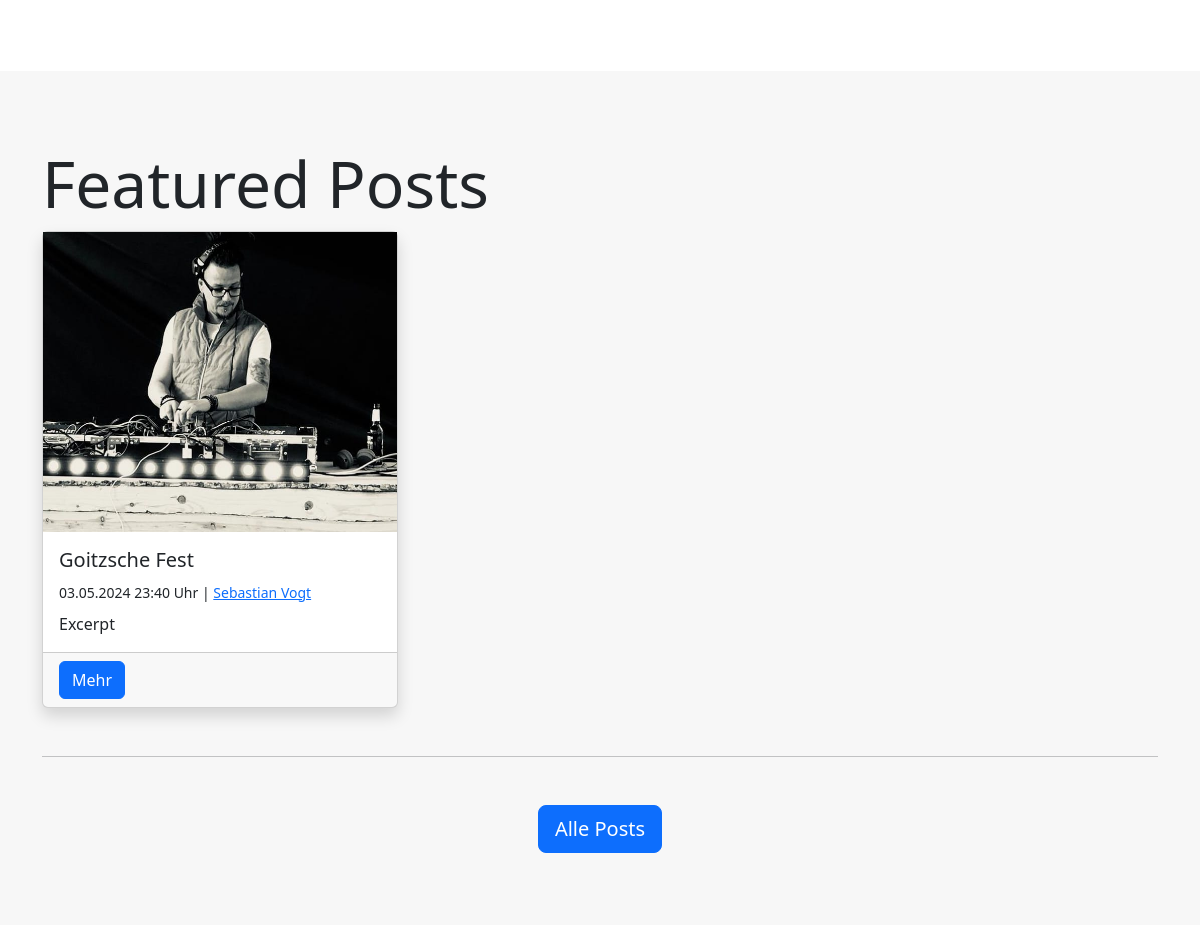
The app's page / (middle part), older data.
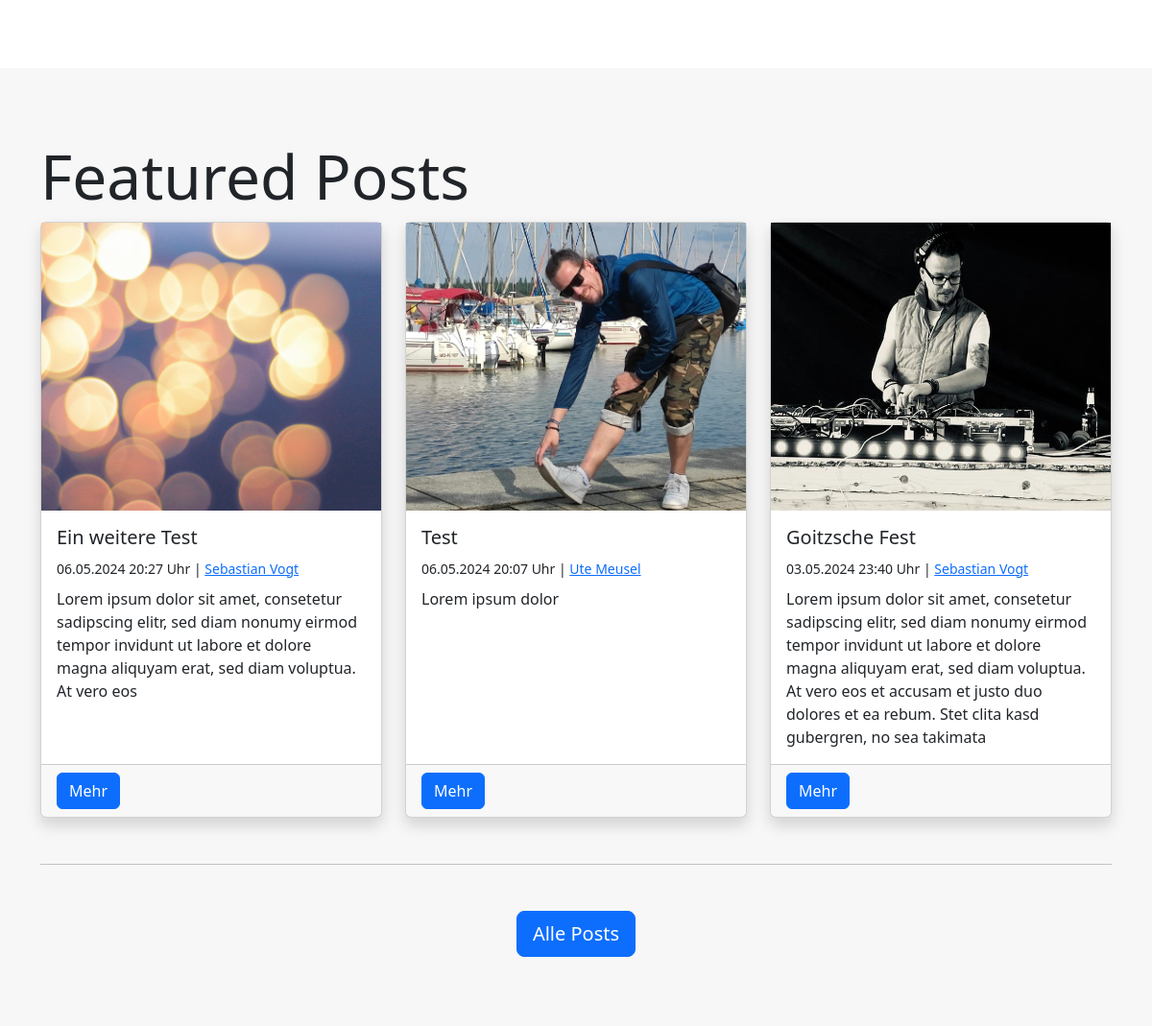
The same page, newer data.
### blog/models.py (models this page shows, shortened)
class Post(models.Model):
    author = models.ForeignKey(Author, on_delete=models.SET_NULL, null=True)
    title = models.CharField(max_length=255)
    slug = models.SlugField(unique=True)
    categories = models.ManyToManyField(Category, blank=True)
    content = models.TextField()
    excerpt = models.TextField(max_length=255, blank=True)
    featured_image = models.ForeignKey(Image, on_delete=models.SET_NULL, blank=True, null=True)
    published = models.BooleanField(default=True)
    is_featured = models.BooleanField(default=False)
    created_at = models.DateTimeField(auto_now_add=True)
    updated_at = models.DateTimeField(auto_now=True)

### uploaded_media/models.py (models this page shows, shortened)
class Image(models.Model):
    title = models.CharField(max_length=100)
    alt_text = models.CharField(max_length=100)
    categories = models.ManyToManyField(Category, blank=True)
    image = models.ImageField(upload_to="uploaded_media/images")

### author/models.py (models this page shows, shortened)
class Author(models.Model):
    firstname = models.CharField(max_length=100)
    lastname = models.CharField(max_length=100)
    nickname = models.CharField(max_length=100, blank=True)
    email = models.EmailField(null=True)
    slug = models.SlugField(unique=True, default="")
    def get_fullname(self):
        return f"{self.firstname} {self.lastname}"

### pages/views.py (the view)
# urls.py: path("", show_homepage, name="homepage"),
def show_homepage(request):
    page = get_object_or_404(models.Page, is_home=True, published=True)
    featured_posts = Post.objects.filter(is_featured=True).order_by("-updated_at")
    template_path = ""
    if page.template == page.Templates.CONTAINER:
        template_path = "pages/page_container.html"
    elif page.template == page.Templates.FULL_WIDTH:
        template_path = "pages/page_fullwidth.html"
    elif page.template == page.Templates.CONTAINER_WITH_HEADER:
        template_path = "pages/page_container_with_header.html"
    elif page.template == page.Templates.FULL_WIDTH_WITH_HEADER:
        template_path = "pages/page_fullwidth_with_header.html"
    return render(request, template_path, {
        "page": page,
        "featured_posts": featured_posts
    })

### utils/context_processors.py (called while the page is built)
def menus_context(request):
    menu_main = Menu.objects.get(name="Main")
    menu_meta = Menu.objects.get(name="Meta")
    pages_main = menu_main.pages.filter(published=True).order_by("index")
    pages_meta = menu_meta.pages.filter(published=True).order_by("index")
    categories = Category.objects.all()
    authors = Author.objects.all()
    return {
        "pages_main": pages_main,
        "pages_meta": pages_meta,
        "categories": categories,
        "authors": authors
    }

### pages/templates/pages/page_container_with_header.html (shortened to what this page needs)
{% extends "base.html" %}
{% block content %}
    <div class="container section-padding">
    </div>
    {% if page.is_home %}
        {% include "pages/partials/_featured_posts.html" %}
    {% endif %}
{% endblock %}

### pages/templates/pages/partials/_featured_posts.html
<section class="section-padding bg-light-grey">
    <div class="container">
        <h2 class="display-3">Featured Posts</h2>
        <div class="row row-cols-1 row-cols-md-3 g-4 mb-5">
            {% for post in featured_posts %}
                <div class="col">
                    {% include "blog/partials/_posts_item.html" %}
                </div>
            {% endfor %}
        </div>
        <hr>
        <div class="d-flex justify-content-center mt-5">
            <a class="btn btn-primary btn-lg d-block" href="{% url "blog-posts" %}">Alle Posts</a>
        </div>
    </div>
</section>

### blog/templates/blog/partials/_posts_item.html (shortened to what this page needs)
<div class="card h-100 shadow">
    <a class="card__image-link w-100 d-block" href="{% url "blog-post-slug" slug=post.slug %}">
      <img class="card__image w-100" src="{{ post.featured_image.image.url }}" class="card-img-top" alt="{{ post.featured_image.image.title }}">
    </a>
    <div class="card-body">
      <h5 class="card-title">{{ post.title }}</h5>
        <div class="mb-2">
          <small>
            <time>{{ post.created_at|date:"d.m.Y H:i" }} Uhr</time> |
            <a href="{% url "author-single-slug" slug=post.author.slug %}">{{ post.author.get_fullname }}</a>
          </small>
        </div>
      <p class="card-text">{{ post.excerpt}}</p>
    </div>
    <div class="card-footer">
      <a class="btn btn-primary" href="{% url "blog-post-slug" slug=post.slug %}">Mehr</a>
    </div>
  </div>

Row changes from the older to the newer data that the page shows:
added Post: featured_image.image (picture), title "Ein weitere Test", created_at "06.05.2024 20:27", author.get_fullname "Sebastian Vogt", excerpt "Lorem ipsum dolor sit amet, consetetur sadipscing elitr, sed diam nonumy eirmod tempor invidunt ut labore et dolore magna aliquyam erat, sed diam voluptua. At vero eos"
added Post: featured_image.image (picture), title "Test", created_at "06.05.2024 20:07", author.get_fullname "Ute Meusel", excerpt "Lorem ipsum dolor"
changed Post "Goitzsche Fest": excerpt "Excerpt" → "Lorem ipsum dolor sit amet, consetetur sadipscing elitr, sed diam nonumy eirmod tempor invidunt ut labore et dolore magna aliquyam erat, sed diam voluptua. At vero eos et accusam et justo duo dolores et ea rebum. Stet clita kasd gubergren, no sea takimata"
